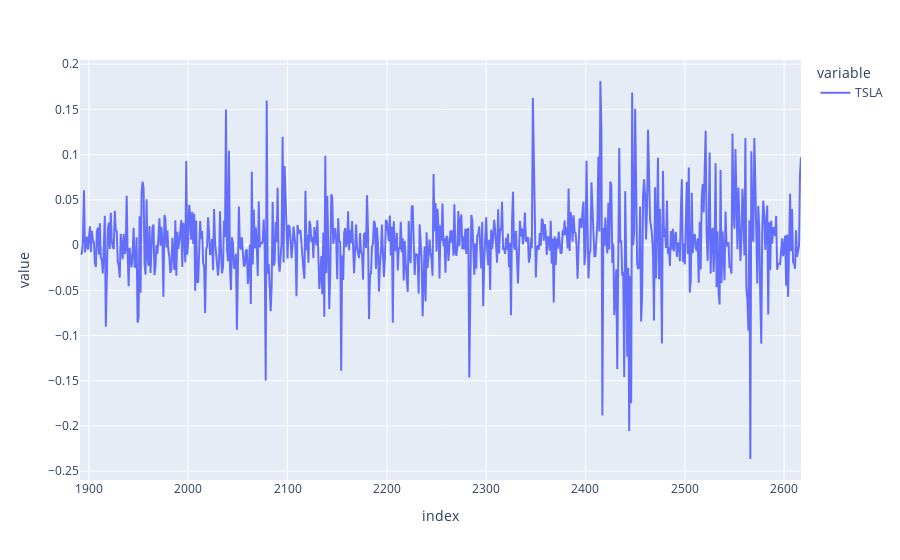

Here is the notebook cell this chart was saved with:
### Code cell
log_returns.plot()

### Figure 1 — Plotly figure (JSON) as saved in the notebook; plotly's stock layout.template omitted (floating-point values rounded to 4 significant figures; data arrays with more than 128 entries replaced by an {"elided": "..."} marker saying what was removed)
{"data": [{"hovertemplate": "variable=TSLA<br>index=%{x}<br>value=%{y}<extra></extra>", "legendgroup": "TSLA", "line": {"color": "#636efa", "dash": "solid"}, "mode": "lines", "name": "TSLA", "orientation": "v", "showlegend": true, "type": "scatter", "x": {"elided": "727 int values"}, "xaxis": "x", "y": {"elided": "727 float values"}, "yaxis": "y"}], "layout": {"legend": {"title": {"text": "variable"}, "tracegroupgap": 0}, "margin": {"t": 60}, "xaxis": {"anchor": "y", "domain": [0, 1], "title": {"text": "index"}}, "yaxis": {"anchor": "x", "domain": [0, 1], "title": {"text": "value"}}}}
